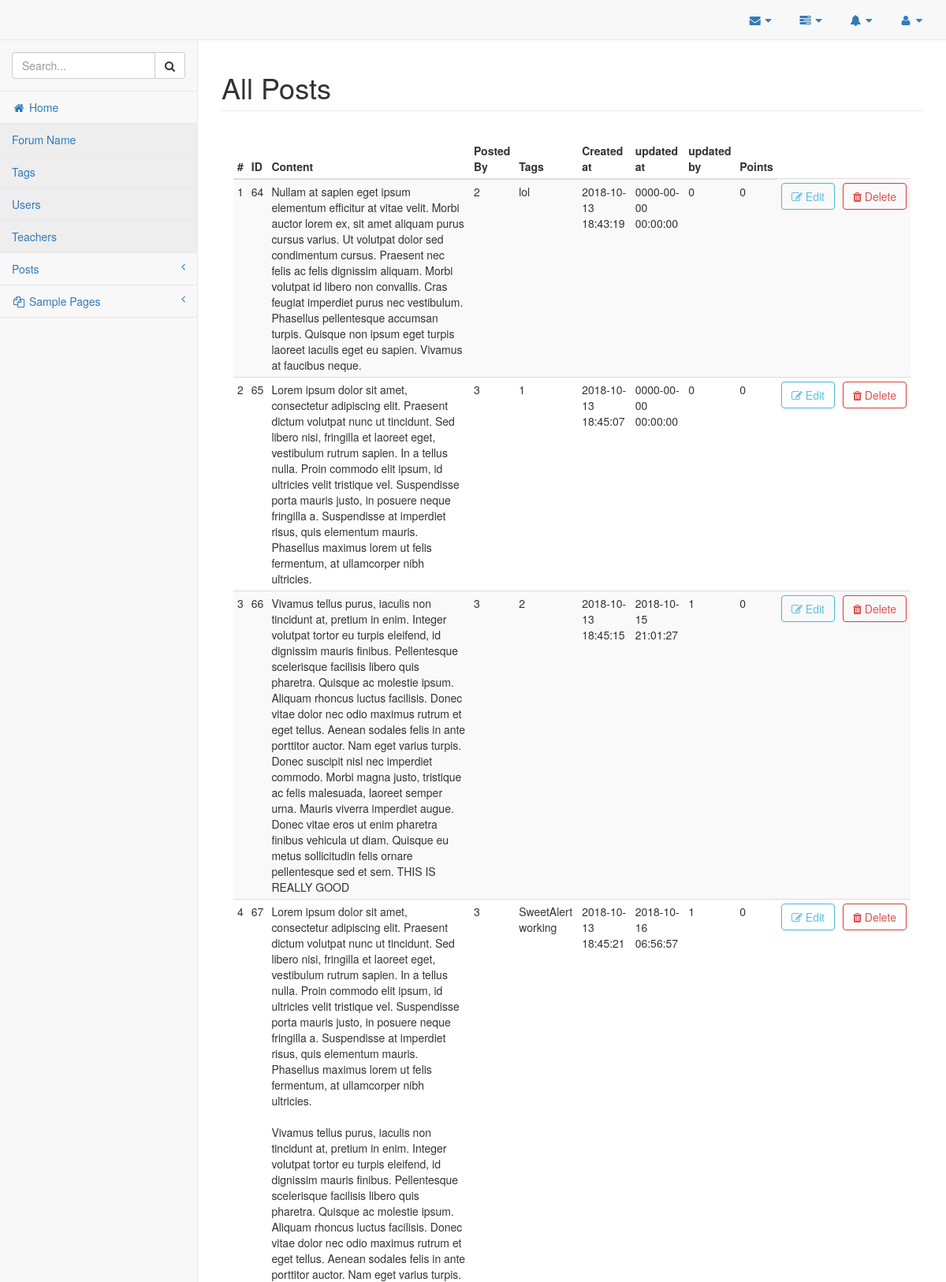
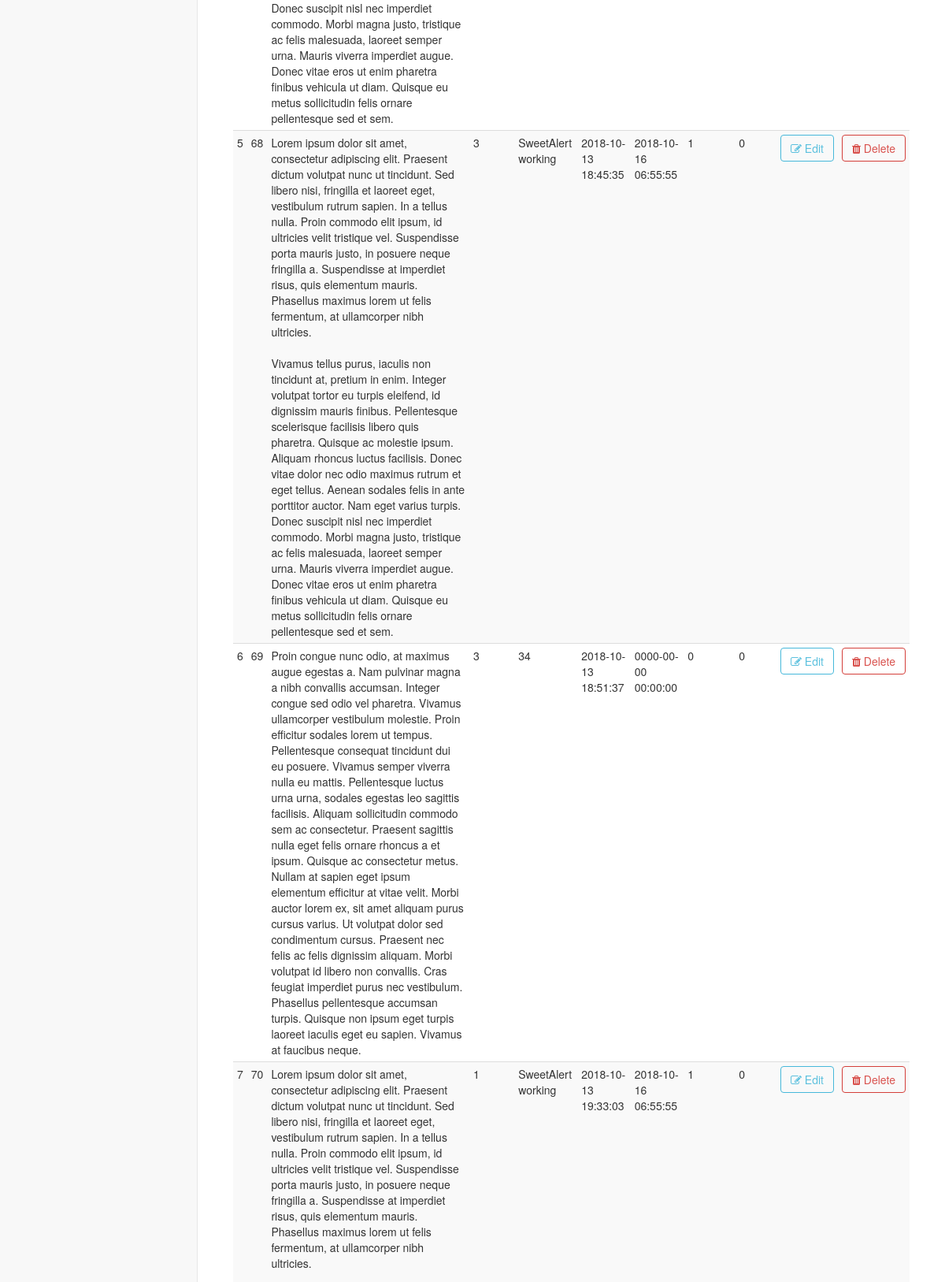
Screenshot of /admin/posts.php (signed in, upper part) with the database file from the repository (2 pictures, top to bottom).
### tables this page shows
CREATE TABLE `posts` (
  `post_id` int(11) NOT NULL,
  `post_content` text NOT NULL,
  `post_image` text NOT NULL,
  `post_user_id` int(11) NOT NULL,
  `post_tags` mediumtext NOT NULL,
  `created_at` datetime NOT NULL,
  `deleted_at` datetime NOT NULL,
  `is_deleted` bit(1) NOT NULL DEFAULT b'0',
  `deleted_by` int(11) NOT NULL,
  `updated_at` datetime NOT NULL,
  `updated_by` int(11) NOT NULL,
  `post_points` int(11) NOT NULL
);

### classes/Database.php (called while the page is built, shortened)
<?php
    class Database {
        private $servername;
        private $username;
        private $password;
        private $database;
        private $connection;
        public function __construct(){
            $this->servername = "localhost";
            $this->username = "aniket";
            $this->password = "aniket";
            $this->database = "forumdb";
        }
        public function connectDB(){
            $this->connection = new mysqli($this->servername, $this->username, $this->password, $this->database);
        }
        public function getConnection(){
            return $this->connection;
        }
    }
    $database = new Database();
?>

### classes/Posts.php (called while the page is built, shortened)
<?php
	require_once("Database.php");
	class Posts {
		private $connection;
		public function __construct() {
			global $database;
			$this->connection = $database->getConnection();
		}
		public function getAllPosts() {
			$sql = "SELECT * FROM posts WHERE is_deleted = 0";
			$result_set = $this->connection->query($sql);
			return $result_set;
		}
	}
?>

### admin/posts.php (the view, shortened to what this page needs)
<!DOCTYPE html>
<html lang="en">
    <?php
        require_once("../ui-elements/header.php");
        require_once("../classes/Posts.php");
    ?>
    <body>
        <div id="wrapper">
            <?php
                require_once("../ui-elements/navigation.php");
            ?>
            <div id="page-wrapper">
                <div class="row">
                    <div class="col-lg-12">
                        <h1 class="page-header">All Posts</h1>
                    </div>
                </div>
                <div class="panel-body">
                    <table width="100%" id="posts-table" class="table table-striped table-condensed" id="posts-table">
                        <thead>
                            <tr>
                                <th>#</th>
                                <th>ID</th>
                                <th>Content</th>
                                <th>Posted By</th>
                                <th>Tags</th>
                                <th>Created at</th>
                                <th>updated at</th>
                                <th>updated by</th>
                                <th>Points</th>
                            </tr>
                        </thead>
                        <tbody>
                            <?php
                                $sr_no = 1;
                                $posts = new Posts();
                                $all_posts = $posts->getAllPosts();
                                while($row = mysqli_fetch_assoc($all_posts)) {
                                    extract($row);
                            ?>
                                    <tr>
                                        <td><?php echo $sr_no; ?></td>
                                        <td><?php echo $post_id; ?></td>
                                        <td><?php echo $post_content; ?></td>
                                        <td><?php echo $post_user_id; ?></td>
                                        <td><?php echo $post_tags; ?></td>
                                        <td><?php echo $created_at; ?></td>
                                        <td><?php echo $updated_at; ?></td>
                                        <td><?php echo $updated_by; ?></td>
                                        <td><?php echo $post_points; ?></td>
                                        <td><a class='btn btn-outline btn-info' onclick="editPostClicked(event, <?php echo $post_id; ?>, 'posts-table', this);"><span class='fa fa-pencil-square-o'></span> Edit</a></td>
                                        <td><a class='btn btn-outline btn-danger' onclick="deletePostClicked(event, <?php echo $post_id; ?>, this);"><span class='fa fa-trash'></span> Delete</a></td>
                                    </tr>
                            <?php
                                    $sr_no++;
                                }
                            ?>
                        </tbody>
                    </table>
                </div>
            </div>

### rows the page displays
posts: post_id "64", post_content "Nullam at sapien eget ipsum elementum efficitur at vitae velit. Morbi auctor lorem ex, sit amet aliquam purus cursus varius. Ut volutpat dolor sed condimentum cursus. Praesent nec felis ac felis dignissim aliquam. Morbi volutpat id libero non convallis. Cras feugiat imperdiet purus nec vestibulum. Phasellus pellentesque accumsan turpis. Quisque non ipsum eget turpis laoreet iaculis eget eu sapien. Vivamus at faucibus neque.", post_user "2", post_tags "lol", created_at "2018-10-13 18:43:19", updated_at "0000-00-00 00:00:00", updated_by "0", post_points "0"
posts: post_id "65", post_content "Lorem ipsum dolor sit amet, consectetur adipiscing elit. Praesent dictum volutpat nunc ut tincidunt. Sed libero nisi, fringilla et laoreet eget, vestibulum rutrum sapien. In a tellus nulla. Proin commodo elit ipsum, id ultricies velit tristique vel. Suspendisse porta mauris justo, in posuere neque fringilla a. Suspendisse at imperdiet risus, quis elementum mauris. Phasellus maximus lorem ut felis fermentum, at ullamcorper nibh ultricies.", post_user "3", post_tags "1", created_at "2018-10-13 18:45:07", updated_at "0000-00-00 00:00:00", updated_by "0", post_points "0"
posts: post_id "66", post_content "Vivamus tellus purus, iaculis non tincidunt at, pretium in enim. Integer volutpat tortor eu turpis eleifend, id dignissim mauris finibus. Pellentesque scelerisque facilisis libero quis pharetra. Quisque ac molestie ipsum. Aliquam rhoncus luctus facilisis. Donec vitae dolor nec odio maximus rutrum et eget tellus. Aenean sodales felis in ante porttitor auctor. Nam eget varius turpis. Donec suscipit nisl nec imperdiet commodo. Morbi magna justo, tristique ac felis malesuada, laoreet semper urna. Mauris viverra imperdiet augue. Donec vitae eros ut enim pharetra finibus vehicula ut diam. Quisque eu metus sollicitudin felis ornare pellentesque sed et sem. THIS IS REALLY GOOD", post_user "3", post_tags "2", created_at "2018-10-13 18:45:15", updated_at "2018-10-15 21:01:27", updated_by "1", post_points "0"
posts: post_id "67", post_content "Lorem ipsum dolor sit amet, consectetur adipiscing elit. Praesent dictum volutpat nunc ut tincidunt. Sed libero nisi, fringilla et laoreet eget, vestibulum rutrum sapien. In a tellus nulla. Proin commodo elit ipsum, id ultricies velit tristique vel. Suspendisse porta mauris justo, in posuere neque fringilla a. Suspendisse at imperdiet risus, quis elementum mauris. Phasellus maximus lorem ut felis fermentum, at ullamcorper nibh ultricies. Vivamus tellus purus, iaculis non tincidunt at, pretium in enim. Integer volutpat tortor eu turpis eleifend, id dignissim mauris finibus. Pellentesque scelerisque facilisis libero quis pharetra. Quisque ac molestie ipsum. Aliquam rhoncus luctus facilisis.…", post_user "3", post_tags "SweetAlert working", created_at "2018-10-13 18:45:21", updated_at "2018-10-16 06:56:57", updated_by "1", post_points "0"
posts: post_id "68", post_content "Lorem ipsum dolor sit amet, consectetur adipiscing elit. Praesent dictum volutpat nunc ut tincidunt. Sed libero nisi, fringilla et laoreet eget, vestibulum rutrum sapien. In a tellus nulla. Proin commodo elit ipsum, id ultricies velit tristique vel. Suspendisse porta mauris justo, in posuere neque fringilla a. Suspendisse at imperdiet risus, quis elementum mauris. Phasellus maximus lorem ut felis fermentum, at ullamcorper nibh ultricies. Vivamus tellus purus, iaculis non tincidunt at, pretium in enim. Integer volutpat tortor eu turpis eleifend, id dignissim mauris finibus. Pellentesque scelerisque facilisis libero quis pharetra. Quisque ac molestie ipsum. Aliquam rhoncus luctus facilisis.…", post_user "3", post_tags "SweetAlert working", created_at "2018-10-13 18:45:35", updated_at "2018-10-16 06:55:55", updated_by "1", post_points "0"
posts: post_id "69", post_content "Proin congue nunc odio, at maximus augue egestas a. Nam pulvinar magna a nibh convallis accumsan. Integer congue sed odio vel pharetra. Vivamus ullamcorper vestibulum molestie. Proin efficitur sodales lorem ut tempus. Pellentesque consequat tincidunt dui eu posuere. Vivamus semper viverra nulla eu mattis. Pellentesque luctus urna urna, sodales egestas leo sagittis facilisis. Aliquam sollicitudin commodo sem ac consectetur. Praesent sagittis nulla eget felis ornare rhoncus a et ipsum. Quisque ac consectetur metus. Nullam at sapien eget ipsum elementum efficitur at vitae velit. Morbi auctor lorem ex, sit amet aliquam purus cursus varius. Ut volutpat dolor sed condimentum cursus. Praesent nec…", post_user "3", post_tags "34", created_at "2018-10-13 18:51:37", updated_at "0000-00-00 00:00:00", updated_by "0", post_points "0"
posts: post_id "70", post_content "Lorem ipsum dolor sit amet, consectetur adipiscing elit. Praesent dictum volutpat nunc ut tincidunt. Sed libero nisi, fringilla et laoreet eget, vestibulum rutrum sapien. In a tellus nulla. Proin commodo elit ipsum, id ultricies velit tristique vel. Suspendisse porta mauris justo, in posuere neque fringilla a. Suspendisse at imperdiet risus, quis elementum mauris. Phasellus maximus lorem ut felis fermentum, at ullamcorper nibh ultricies.", post_user "1", post_tags "SweetAlert working", created_at "2018-10-13 19:33:03", updated_at "2018-10-16 06:55:55", updated_by "1", post_points "0"
